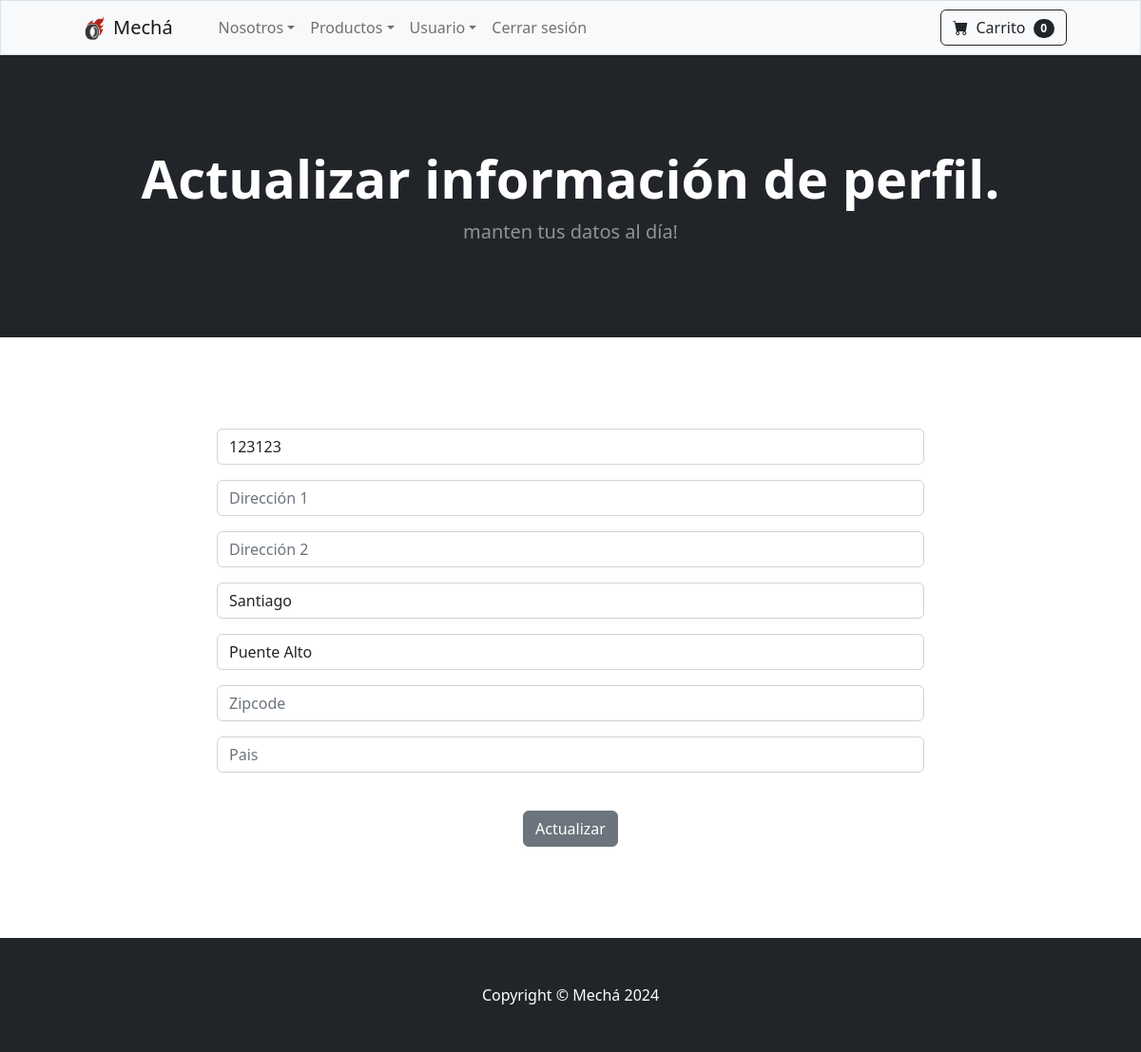
The app's page /actualizar_info/ (signed in) with its own data.
### tienda/models.py (models this page shows, shortened)
class Perfil(models.Model):
    usuario = models.OneToOneField(User, on_delete=models.CASCADE)
    date_modified = models.DateTimeField(User, auto_now=True)
    telefono = models.CharField(max_length=20, blank=True)
    direccion = models.CharField(max_length=200, blank=True)
    direccion_dos = models.CharField(max_length=200, blank=True)
    ciudad = models.CharField(max_length=200, blank=True)
    comuna = models.CharField(max_length=200, blank=True)
    zipcode = models.CharField(max_length=200, blank=True)
    pais = models.CharField(max_length=200, blank=True)

### tienda/views.py (the view)
# urls.py: path('actualizar_info/', views.actualizar_info, name = 'actualizar_info'),
def actualizar_info(request):
    if request.user.is_authenticated:
        usuario_actual = Perfil.objects.get(usuario__id=request.user.id)
        form = UserInfoForm(request.POST or None, instance = usuario_actual)
        if form.is_valid():
            form.save()
            messages.success(request, "Tú informacion ha sido actualizada!")
            return redirect('index')
        return render(request, 'actualizar_info.html', {'form': form})
    else:
        messages.success(request, "Debes iniciar sesión para acceder a esa página.")
        return redirect('index')

### tienda/forms.py
class UserInfoForm(forms.ModelForm):
    telefono = forms.CharField(label="", widget=forms.TextInput(attrs={'class':'form-control', 'placeholder':'Telefono'}), required=False)
    direccion = forms.CharField(label="", widget=forms.TextInput(attrs={'class':'form-control', 'placeholder':'Dirección 1'}), required=False)
    direccion_dos = forms.CharField(label="", widget=forms.TextInput(attrs={'class':'form-control', 'placeholder':'Dirección 2'}), required=False)
    ciudad = forms.CharField(label="", widget=forms.TextInput(attrs={'class':'form-control', 'placeholder':'Ciudad'}), required=False)
    comuna = forms.CharField(label="", widget=forms.TextInput(attrs={'class':'form-control', 'placeholder':'Comuna'}), required=False)
    zipcode = forms.CharField(label="", widget=forms.TextInput(attrs={'class':'form-control', 'placeholder':'Zipcode'}), required=False)
    pais = forms.CharField(label="", widget=forms.TextInput(attrs={'class':'form-control', 'placeholder':'Pais'}), required=False)
    class Meta:
        model = Perfil
        fields = ('telefono', 'direccion', 'direccion_dos', 'ciudad', 'comuna', 'zipcode', 'pais',)

### carro/carro.py (called while the page is built)
    def __len__(self):
        return len(self.carro)

### carro/context_processors.py (called while the page is built)
def carro(request):
    return{'carro': Carro(request)}

### tienda/templates/actualizar_info.html (shortened to what this page needs)
{% extends 'base.html' %}
{% block content %}
<header class="bg-dark py-5">
    <div class="container px-4 px-lg-5 my-5">
        <div class="text-center text-white">
            <h1 class="display-4 fw-bolder">Actualizar información de perfil.</h1>
            <p class="lead fw-normal text-white-50 mb-0">manten tus datos al día!</p>
        </div>
    </div>
</header>
<div class="container">
    <div class="row">
        <center>
            <div class="col-8">
                <br>
                <br>
                <br>
                <br>
                <form method="POST" action="{% url 'actualizar_info' %}">
                    {{ form.as_p }}
                    <br>
                    <button type="submit" class="btn btn-secondary"> Actualizar </button>
                  </form>
                <br>
                <br>
                <br>
                <br>
            </div>
        </center>
    </div>
</div>
{% endblock %}

### records on screen
Perfil: telefono "123123", ciudad "Santiago", comuna "Puente Alto"

### other values on screen
{{ carro | length }} "0"
